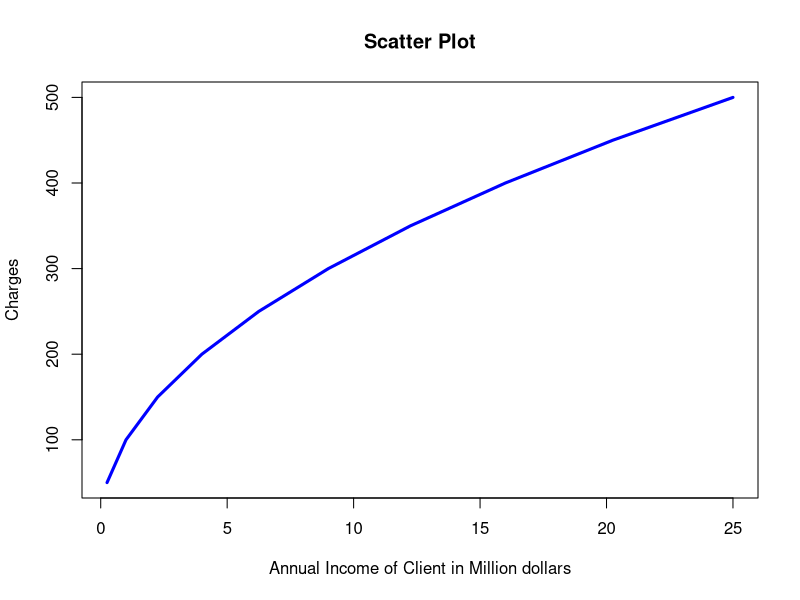

Reproduce this figure in R.
#---------------------------------------------------------------
#l7_example_6.R
#---------------------------------------------------------------
# Correlation
#---------------------------------------------------------------
y	<- seq(50,500,by=50)
x	<- c(0.25,1,2.25,4,6.25,9,12.25,16,20.25,25)
plot(x,y,main="Scatter Plot",
xlab="Annual Income of Client in Million dollars",
ylab="Charges",type="l",col="blue",lwd=3)



